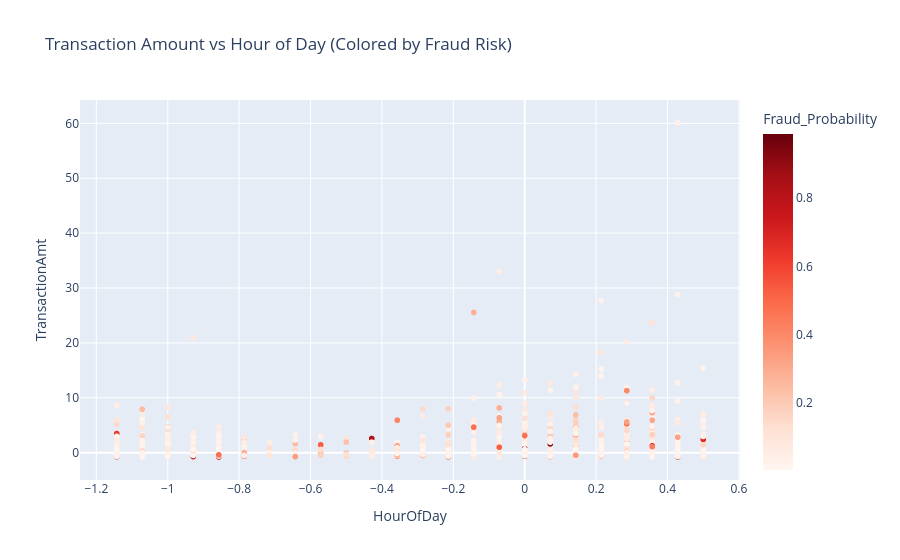

Notebook cell for this chart:
### Markdown cell above
## TASK 7 - Visualizations (Minimum 5 Charts)

**Visual Insights:**
1. **Fraud by Hour:** Fraudsters are highly active during specific off-hours when legitimate transaction volume is low.
2. **Risk Tier Donut:** Only a tiny fraction of transactions falls into the 'Critical Risk' tier, allowing manual review teams to focus their efforts efficiently.
3. **Interactive Scatter:** High-probability fraud transactions often cluster around specific high transaction amounts during these off-hours.

### Code cell
# --- TASK 7: Final Visualizations & Exporting ---

import matplotlib.pyplot as plt
import seaborn as sns
import plotly.express as px
import warnings
warnings.filterwarnings('ignore')

print("Generating Final Required Visualizations...")

# 1. Fraud Rate by Hour of Day
plt.figure(figsize=(10, 5))
# Calculate percentage of fraud for each hour
hourly_fraud = df.groupby('HourOfDay')['isFraud'].mean() * 100
sns.barplot(x=hourly_fraud.index, y=hourly_fraud.values, palette='magma')
plt.title('Fraud Rate (%) by Hour of Day')
plt.ylabel('Fraud Rate (%)')
plt.xlabel('Hour of Day (0-23)')
plt.savefig('charts/fraud_by_hour.png', bbox_inches='tight')
plt.show()

# 2. Risk Tier Donut Chart
plt.figure(figsize=(8, 8))
tier_counts = risk_df['Risk_Tier'].value_counts()
colors = ['#2ecc71', '#f1c40f', '#e74c3c'] # Green, Yellow, Red
plt.pie(tier_counts, labels=tier_counts.index, colors=colors, autopct='%1.1f%%', startangle=90, wedgeprops=dict(width=0.4))
plt.title('Customer Risk Tier Distribution')
plt.savefig('charts/risk_tier_donut.png', bbox_inches='tight')
plt.show()

# 3. BONUS: Interactive Plotly Scatter Plot (TransactionAmt vs HourOfDay)
print("\nGenerating Interactive Plotly Scatter Plot (This will open an interactive chart)...")
# Using a sample of 2000 points to keep the HTML file lightweight and fast
scatter_sample = risk_df.sample(2000, random_state=42)
fig = px.scatter(
    scatter_sample, 
    x='HourOfDay', 
    y='TransactionAmt', 
    color='Fraud_Probability', 
    hover_data=['Risk_Tier'],
    color_continuous_scale='Reds',
    title='Transaction Amount vs Hour of Day (Colored by Fraud Risk)'
)
# Saving as an interactive HTML file
fig.write_html('charts/interactive_fraud_scatter.html')
fig.show()

print("\nTask 7 Completed! All charts are safely stored in the 'charts' folder.")

### Figure 1 — Plotly figure (JSON) as saved in the notebook; plotly's stock layout.template omitted (floating-point values rounded to 4 significant figures; data arrays with more than 128 entries replaced by an {"elided": "..."} marker saying what was removed)
{"data": [{"customdata": {"elided": "2000x1 str values"}, "hovertemplate": "HourOfDay=%{x}<br>TransactionAmt=%{y}<br>Risk_Tier=%{customdata[0]}<br>Fraud_Probability=%{marker.color}<extra></extra>", "legendgroup": "", "marker": {"color": {"elided": "2000 float values"}, "coloraxis": "coloraxis", "symbol": "circle"}, "mode": "markers", "name": "", "showlegend": false, "type": "scattergl", "x": {"elided": "2000 float values"}, "xaxis": "x", "y": {"elided": "2000 float values"}, "yaxis": "y"}], "layout": {"coloraxis": {"colorbar": {"title": {"text": "Fraud_Probability"}}, "colorscale": [[0, "rgb(255,245,240)"], [0.125, "rgb(254,224,210)"], [0.25, "rgb(252,187,161)"], [0.375, "rgb(252,146,114)"], [0.5, "rgb(251,106,74)"], [0.625, "rgb(239,59,44)"], [0.75, "rgb(203,24,29)"], [0.875, "rgb(165,15,21)"], [1, "rgb(103,0,13)"]]}, "legend": {"tracegroupgap": 0}, "title": {"text": "Transaction Amount vs Hour of Day (Colored by Fraud Risk)"}, "xaxis": {"anchor": "y", "domain": [0, 1], "title": {"text": "HourOfDay"}}, "yaxis": {"anchor": "x", "domain": [0, 1], "title": {"text": "TransactionAmt"}}}}
